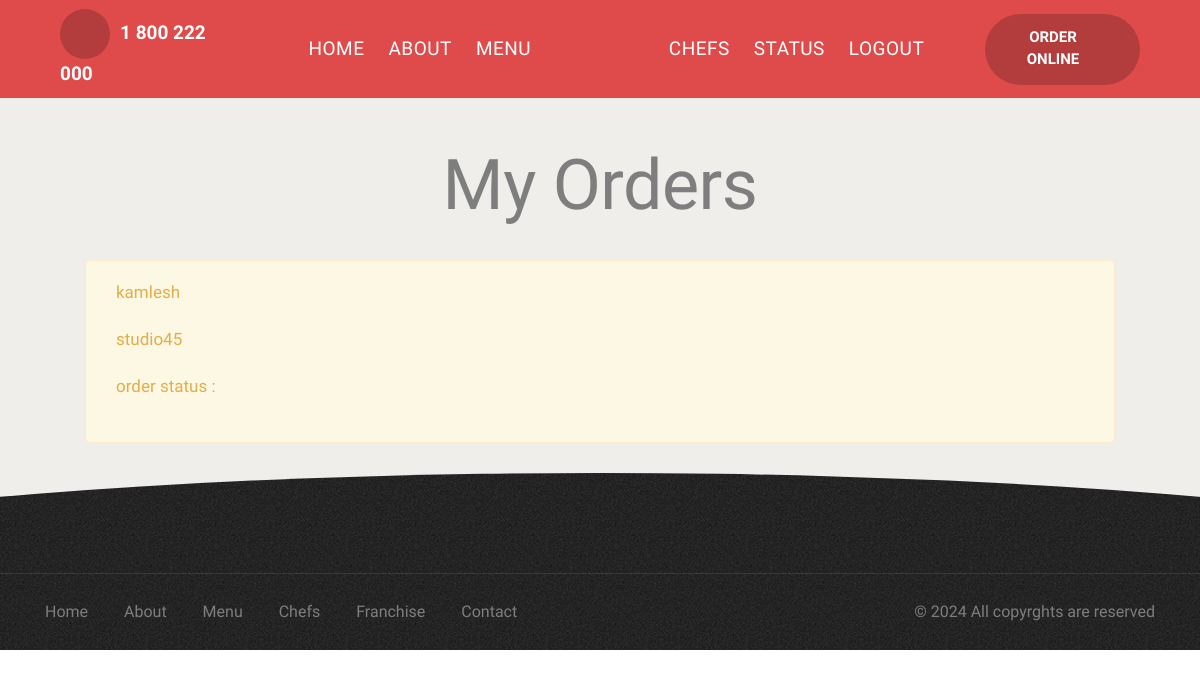
Before: /userorders/ (signed in) with the older database file.
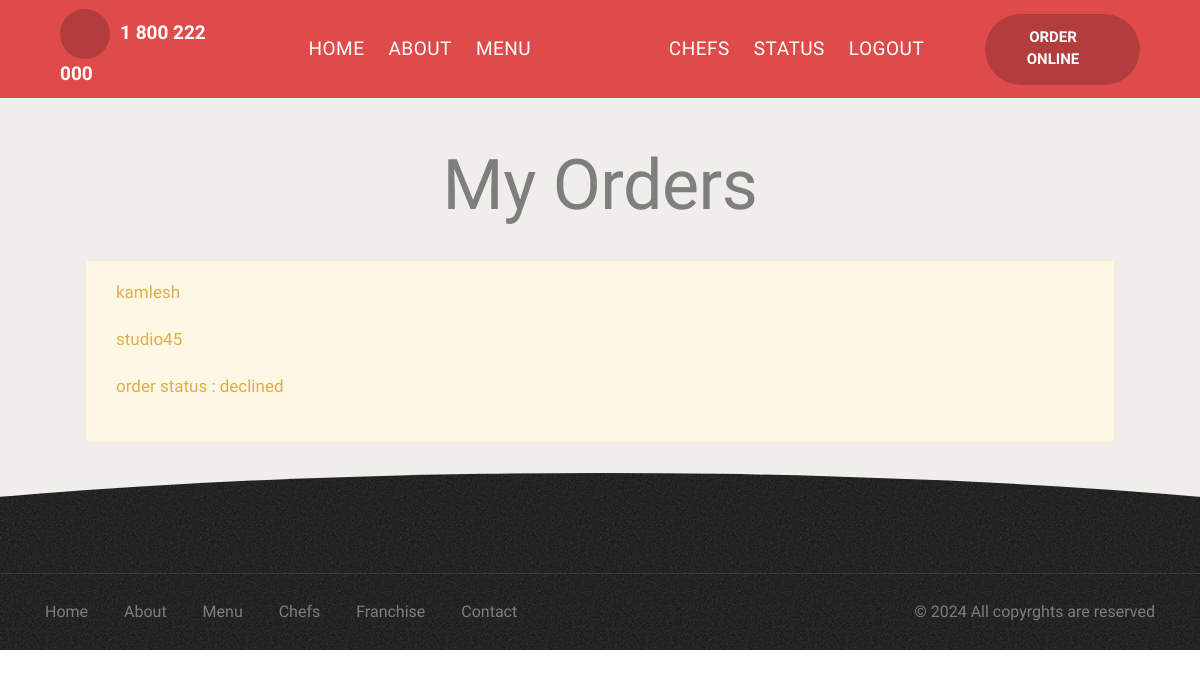
After: the same page with the newer database file.
### pizzaapp/models.py (models this page shows)
class OrderModel(models.Model):
	username = models.CharField(max_length = 255)
	phoneno = models.CharField(max_length = 255)
	address = models.CharField(max_length = 255)
	ordereditems = models.CharField(max_length = 255)
	status = models.CharField(max_length = 255)

### pizzaapp/views.py (the view)
# urls.py: path('userorders/',userorders, name="userorders"),
def userorders(request):
    username = request.user.username
    print(f"Current username: {username}")  # Debug statement
    orders = OrderModel.objects.filter(username=username)
    print(f"Orders found: {orders}")  # Debug statement
    return render(request, 'pizzaapp/userorders.html', {'orders': orders})

### templates/pizzaapp/userorders.html (shortened to what this page needs)
{% extends 'base2.html' %}
{% block pagecontent %}
<section id="network" class="bg-very-light-gray">
    <div class="container">
        <h1 style="text-align: center">My Orders</h1>
		{% for order in orders %}
		<div style="margin: 40px" class="alert alert-warning" role = "alert">
			<p>{{order.username}}</p>
			<p>{{order.phoneno}}</p>
			<p>order status : {{order.status}}</p>
		</div>
		{% endfor %}
    </div>
</section>
{% endblock %}

### templates/base2.html (shortened to what this page needs)
{% load static %}
<!doctype html>
<html class="no-js" lang="en">
    <head>
        <link rel="stylesheet" type="text/css" href="{% static 'js/revolution/css/settings.css' %}">
        <link rel="stylesheet" type="text/css" href="{% static 'js/revolution/css/layers.css' %}">
        <link rel="stylesheet" type="text/css" href="{% static 'js/revolution/css/navigation.css' %}">
        <link rel="stylesheet" href="{% static 'css/vendors.min.css' %}"/>
        <link rel="stylesheet" href="{% static 'css/icon.min.css' %}"/>
        <link rel="stylesheet" href="{% static 'css/style.css' %}"/>
        <link rel="stylesheet" href="{% static 'css/responsive.css' %}"/>
        <link rel="stylesheet" href="{% static 'demos/pizza-parlor/pizza-parlor.css' %}" />
    </head>
    <body data-mobile-nav-style="classic">
        <header style="position: fixed; top: 0; width: 100%; z-index: 11;">
            <nav style="background: #df4b4b;" class="navbar navbar-expand-lg header-dark center-logo disable-fixed" >
                <div class="container-fluid">
                    <div class="col-auto col-lg-2 menu-logo">
                        <div class="d-none d-lg-block">
                            <div class="alt-font fs-19 lg-fs-16 widget-text fw-600"><span class="w-50px h-50px bg-black-transparent-light d-inline-block align-middle text-center me-10px border-radius-100px fs-17 lh-44 lg-me-5px lg-w-40px lg-h-40px lg-fs-15 lg-lh-36"><i class="feather icon-feather-phone-call"></i></span><a href="tel:1800222000" class="text-white">1 800 222 000</a></div>
                        </div>
                    </div>
                    <div class="col-auto col-lg-8 menu-order">
                        <div class="collapse navbar-collapse justify-content-between" id="navbarNav">
                            <ul class="navbar-nav navbar-left justify-content-end alt-font">
                                <li class="nav-item"><a href="{% url 'customerpage' %}" class="nav-link">Home</a></li>
                                <li class="nav-item"><a href="#" class="nav-link">About</a></li>
                                <li class="nav-item"><a href="{% url 'pizzaOrder' %}" class="nav-link">Menu</a></li>
                            </ul>
                            <ul class="navbar-nav navbar-right justify-content-start alt-font">
                                <li class="nav-item"><a href="#" class="nav-link">Chefs</a></li>
                                <li class="nav-item"><a href="/userorders/" class="nav-link">Status</a></li>
                                {% if user.is_authenticated %}
                                <li class="nav-item"><a href="/userlogout/" class="nav-link">Logout</a></li>
                                {% else %}
                                <li class="nav-item"><a href="{% url 'userloginpage' %}" class="nav-link">Login</a></li>
                                {% endif %}
                            </ul>
                        </div>
                    </div>
                    <div class="col-auto col-lg-2 text-end">
                        <div class="header-icon">
                            <div class="header-button">
                                <a href="{% url 'pizzaOrder' %}" class="btn btn-medium btn-rounded btn-black-transparent-light text-white btn-hover-animation-switch">
                                    <span>
                                        <span class="btn-text">Order online</span>
                                    </span>
                                </a>
                            </div>
                        </div>
                    </div>
                </div>
            </nav>
        </header>
        <div class="mt-5">
            {% block pagecontent %}
            {% endblock %}
        </div>
        <footer class="position-relative pb-0">
            <div class="footer-bg background-position-center-top position-absolute h-100 w-100 top-0px left-0px z-index-minus-1" style="background-image: url({% static 'images/demo-pizza-parlor-home-bg-03.jpg' %});"></div>
            <div class="pt-15px pb-15px md-pb-30px border-top border-color-transparent-white-light">
                <div class="container">
                    <div class="row align-items-center">
                        <div class="col-lg-7 text-center text-lg-start sm-mb-10px">
                            <ul class="footer-navbar fs-16">
                                <li class="nav-item"><a href="#" class="nav-link">Home</a></li>
                                <li class="nav-item"><a href="#" class="nav-link">About</a></li>
                                <li class="nav-item"><a href="#" class="nav-link">Menu</a></li>
                                <li class="nav-item"><a href="#" class="nav-link">Chefs</a></li>
                                <li class="nav-item"><a href="#" class="nav-link">Franchise</a></li>
                                <li class="nav-item"><a href="#" class="nav-link">Contact</a></li>
                            </ul>
                        </div>
                        <div class="col-lg-5 fs-16 text-center text-lg-end last-paragraph-no-margin text-end">
                            <p>&copy; 2024 All copyrghts are reserved</p>
                        </div>
                    </div>
                </div>
            </div>
        </footer>
    </body>
</html>

### static/demos/pizza-parlor/pizza-parlor.css (style rules this page uses)
:root { --base-color: #bd1f17; --very-light-gray:#F0EEEA; --medium-gray: #7e7e7e; --yellow: #ECBA23; --alt-font: 'Antonio', sans-serif; --primary-font: 'Schibsted Grotesk', sans-serif; }
body { font-size: 17px; line-height: 30px; }
.center-logo .navbar-nav .nav-link { font-size: 19px; line-height: 22px; text-transform: uppercase; letter-spacing: 0.5px; }
header .btn.btn-rounded.btn-medium { font-size: 15px; }
.btn { font-weight: 600; letter-spacing: 0px; }
.btn.btn-medium { padding:12px 22px 12px; font-size: 15px; }
.btn.btn-rounded.btn-medium { padding: 10px 26px 12px; }
.btn.btn-black-transparent-light { background-color: rgba(0, 0, 0, 0.2); border-color: transparent; color: var(--white); }
footer { padding-top: 100px; padding-bottom: 100px; margin-top: -100px; position: relative; z-index: 1; }
.footer-bg { -webkit-clip-path: ellipse(100% 100% at 50% 100%); clip-path: ellipse(100% 100% at 50% 100%); }

Changed rows visible on the page:
changed OrderModel "kamlesh": status (not shown) → "declined"
